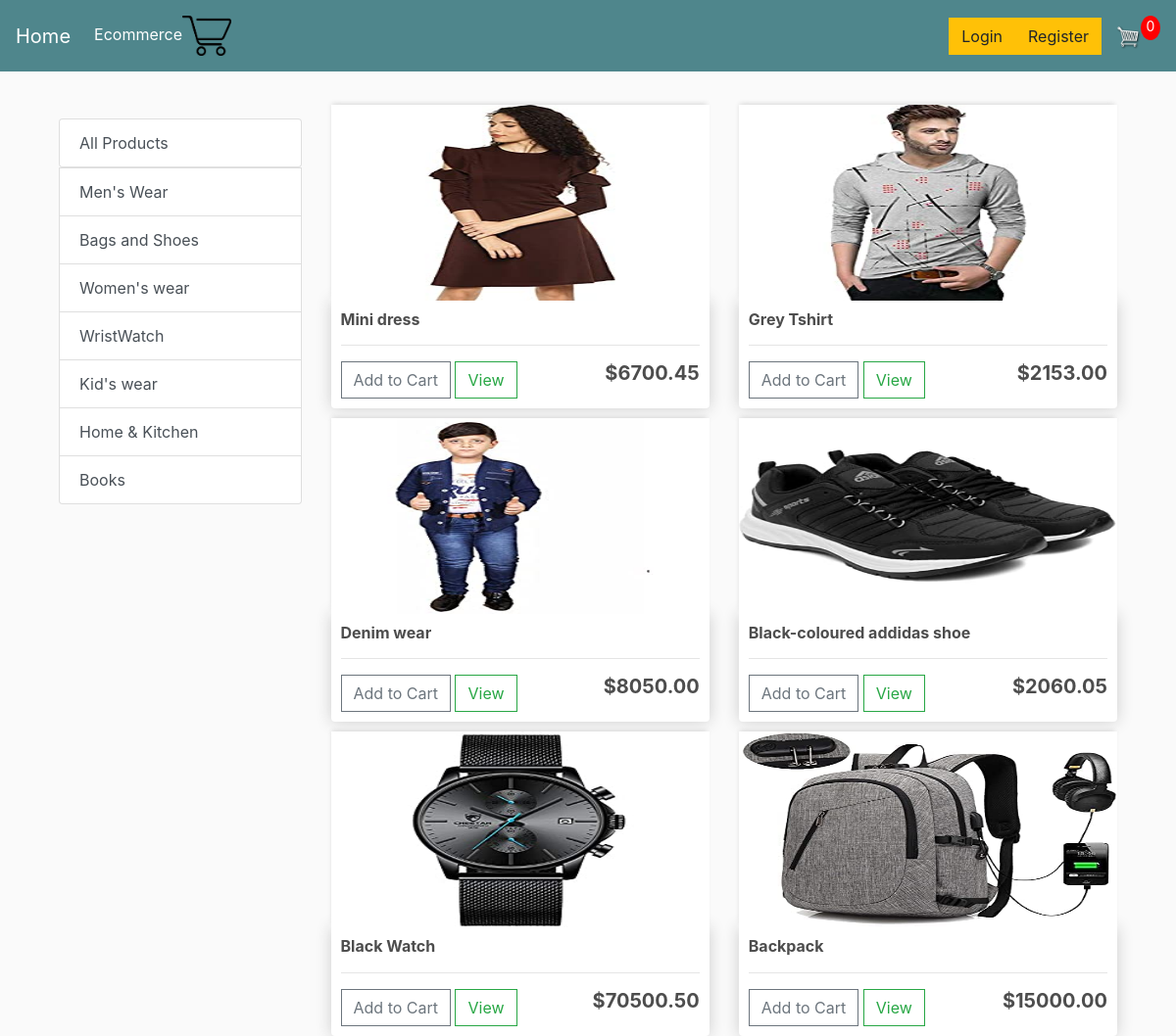
The page / on the database its author committed.
### e_commerce/models.py (models this page shows, shortened)
class Category(models.Model):
    name = models.CharField(max_length=40, verbose_name='name')
    @staticmethod
    def get_all_categories():
        return Category.objects.all()
    class  Meta:  #new
        verbose_name_plural  =  "Categories"

class Product(models.Model):
    name = models.CharField(max_length=150)
    slug = models.SlugField(max_length=200, unique=True, null=True, blank=True)
    price = models.DecimalField(max_digits=7, decimal_places=2)
    image = models.ImageField(upload_to='product_image', null=True, blank=True)
    digital = models.BooleanField(default=False,null=True, blank=True)
    category = models.ForeignKey(Category, on_delete=models.CASCADE,default=1)
    description = models.CharField(max_length=250, default='', null=True, blank=True)
    size = models.CharField(max_length=200, null=True, blank=True, help_text='Input size of product')
    class Meta:
        ordering = ['-name']
    @staticmethod
    def get_all_products():
        return Product.objects.all()

### e_commerce/views.py (the view)
# urls.py: path('', views.index, name='index'),
def index(request):
    if request.user.is_authenticated:
        customer = request.user.customer
        order, created = Order.objects.get_or_create(customer=customer, complete=False)
        items = order.orderitem_set.all()
        cartItems = order.get_cart_items
    else:
        items = []
        order ={'get_cart_total':0, 'get_cart_items':0}
        cartItems = order['get_cart_items']
    totals = Product.get_all_products()
    categories = Category.get_all_categories()
    context = {
        'totals': totals,
        'categories': categories,
        'cartItems': cartItems
    }
    return render(request, 'e_commerce/index.html', context)

### e_commerce/templates/e_commerce/index.html (shortened to what this page needs)
{% extends 'base.html' %}
{% load static %}
{% block body %}
<div class="col-lg-3 float-left"> <br>
    <div class="list-group">
        <strong><a href="/" class="list-group-item list-group-item-action btn btn-outline-success">All Products</a></strong>
        {% for category in categories %}
        <a href="#"
            class="list-group-item list-group-item-action btn btn-outline-success ">{{category.name}}</a>
        {% endfor %}
    </div>
</div>
    <div class="row">
        {% for product in totals %}
        <div class="col-lg-6">
            <img class="thumbnail" src="{{ product.image.url }}">
            <div class="box-element product">
                <h6><strong>{{ product.name }}</strong></h6>
                <hr>
                <button data-product={{product.id}} data-action="add" class="btn btn-outline-secondary add-btn update-cart">Add to Cart</button>
                <a class="btn btn-outline-success" href="{% url 'index_details' product.slug %}">View</a>
                <h5 style="display:inline-block;float:right"><strong>${{product.price|floatformat:2}}</strong></h5>
            </div>
        </div>
        {% endfor %}
    </div>
{% endblock body %}

### e_commerce/templates/base.html (shortened to what this page needs)
<!DOCTYPE html>
{% load static %}
<html>
    <head>
           <link rel="stylesheet" href="https://stackpath.bootstrapcdn.com/bootstrap/4.4.1/css/bootstrap.min.css">
           <link rel="stylesheet" type="text/css" href="{% static 'css/main.css' %}">
    </head>
<body>
  <nav class="navbar navbar-expand-lg navbar-dark bg-dark">
    <a class="navbar-brand" href="#">Home</a>
    <div class="collapse navbar-collapse" id="navbarSupportedContent">
      <ul class="navbar-nav mr-auto">
        <li class="nav-item active">
          <a class="nav-link" href="{% url 'index' %}">Ecommerce<span class="sr-only">(current)</span><img src="{% static 'media/shopping-cart-.png' %}" style="width:50px;height:50px,color:text-light;"></a></a>
        </li>
      </ul>
      <div class="form-inline my-2 my-lg-0">
      {% if user.is_authenticated %}
      <a href="{% url 'profile' %}"class="btn btn-warning">Profile</a>
      <a href="{% url 'logout' %}"class="btn btn-warning">Logout</a>
      {% else %}
      <a href="{% url 'login' %}"class="btn btn-warning">Login</a>
      <br>
      <a href="{% url 'register' %}"class="btn btn-warning">Register</a>
       {% endif %}
          <br>
          <a href="{% url 'cart' %}"><img id="cart-icon" src="{% static 'media/cart.png' %}"></a>
          <p id="cart-total">{{cartItems}}</p>
      </div>
    </div>
</nav>
<div class="container">
    <br>
          {% block body %}
          {% endblock body %}
</body>
</html>

### static/css/main.css (style rules this page uses)
body { background-color:hsl(0, 0%, 98%); }
h1,h2,h3,h4,h5,h6 { color:hsl(0, 0%, 30%); }
.box-element { box-shadow:hsl(0, 0%, 80%) 0 0 16px; background-color: #fff; border-radius: 4px; padding: 10px; }
.thumbnail { width: 100%; height: 200px; -webkit-box-shadow: -1px -3px 5px -2px rgba(214,214,214,1); -moz-box-shadow: -1px -3px 5px -2px rgba(214,214,214,1); box-shadow: -1px -3px 5px -2px rgba(214,214,214,1); }
.product { border-radius: 0 0 4px 4px; }
.bg-dark { background-color: #4f868c!important; }
#cart-icon { width:25px; display: inline-block; margin-left: 15px; }
#cart-total { display: block; text-align: center; color:#fff; background-color: red; width: 20px; height: 25px; border-radius: 50%; font-size: 14px; }
.col-lg-4, .col-lg-6, .col-lg-8, .col-lg-12 { margin-top: 10px; }
.btn { border-radius: 0; }

### rows shown on the page
Category: name "Men's Wear"
Category: name "Bags and Shoes"
Category: name "Women's wear"
Category: name "WristWatch"
Category: name "Kid's wear"
Category: name "Home & Kitchen"
Category: name "Books"
Product: image (picture), name "Mini dress", price "6700.45"
Product: image (picture), name "Grey Tshirt", price "2153.00"
Product: image (picture), name "Denim wear", price "8050.00"
Product: image (picture), name "Black-coloured addidas shoe", price "2060.05"
Product: image (picture), name "Black Watch", price "70500.50"
Product: image (picture), name "Backpack", price "15000.00"

### other values the page prints
{{ cartItems }} "0"
